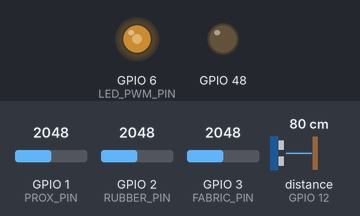
The program below on a simulated ESP32-S3. On the bench: output pins drawn as LEDs (lit = HIGH). Wiring (inferred from the names in the program): ultrasonic range finder: trigger GPIO 11; echo GPIO 12. The test bench sets the inputs (shaded band); at power-on: distance to the obstacle (sensor on GPIO 12) 80 cm, GPIO 2 (RUBBER_PIN) = 2048, GPIO 3 (FABRIC_PIN) = 2048, GPIO 1 (PROX_PIN) = 2048 (analog values on the 0–4095 scale). The echo pulse lasts 58.3 µs per cm; pins used as bus, display or sensor lines are not drawn.

Above: at 1.11 s.
1.8 s: distance to the obstacle (sensor on GPIO 12) set to 2 cm
At 3.0 s:
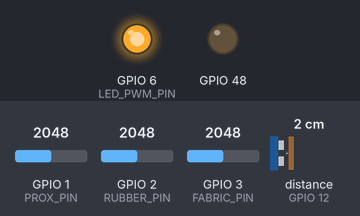
3.3 s: distance to the obstacle (sensor on GPIO 12) set to 120 cm
At 4.87 s:
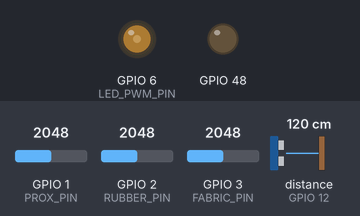
6.3 s: GPIO 2 (RUBBER_PIN) set to 2866
9.3 s: GPIO 3 (FABRIC_PIN) set to 2866
12.3 s: distance to the obstacle (sensor on GPIO 12) set to 4 cm
At 42.9 s:
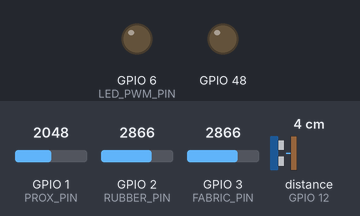
Timing chart, 0 to 43.9 s (numbered marks = the images above; inputs shaded):
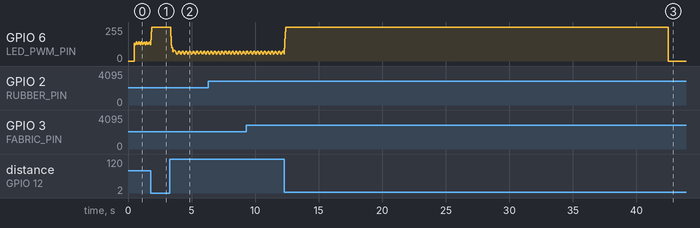

The program:

main.cpp
```cpp
#include <Arduino.h>
#include "esp_system.h"

// Pin assignments (use Arduino aliases to avoid GPIO/strap mistakes)
const int LED_PWM_PIN = A5; // D5 maps to A5 on Feather (GPIO8)
const int PROX_PIN = A0;    // GPIO18
const int RUBBER_PIN = A1;  // GPIO17
const int FABRIC_PIN = A2;  // GPIO16
const bool ENABLE_ADC = true;
const int ULTRASONIC_TRIG_PIN = A10; // D9 maps to A10 (GPIO9)
const int ULTRASONIC_ECHO_PIN = A11; // D10 maps to A11 (GPIO10)
const bool ENABLE_ULTRASONIC = true;

// UART telemetry (Pi GPIO UART)
const bool ENABLE_SERIAL_INIT = true;
const bool TELEMETRY_USB = false;  // USB CDC disabled
const bool TELEMETRY_UART = true;  // Hardware UART routed to TX/RX pins
const bool UART_ECHO_TEST = false;
// Prefer board-defined TX/RX pins when available (matches silkscreen)
#if defined(TX) && defined(RX)
const int UART_TX_PIN = TX; // Feather TX pin (GPIO39)
const int UART_RX_PIN = RX; // Feather RX pin (GPIO38)
#else
const int UART_TX_PIN = 39;
const int UART_RX_PIN = 38;
#endif
const int UART_BAUD = 115200;
HardwareSerial TelemetrySerial(1);

// Safe-mode debug: minimal peripherals, steady heartbeat
const bool SAFE_MODE = false;
const unsigned long SAFE_INTERVAL_MS = 500;
unsigned long lastSafe = 0;
bool safeLed = false;
const unsigned long HEARTBEAT_MS = 1000;
unsigned long lastHeartbeat = 0;

// PWM configuration
const bool ENABLE_LED_PWM = true;
const int LEDC_CHANNEL = 0;
const int LEDC_FREQ_HZ = 5000;
const int LEDC_RES_BITS = 12; // 0-4095

// ADC / voltage divider configuration
const int ADC_MAX = 4095;
const float VREF = 3.3f;
const float SERIES_RESISTOR_OHMS = 10000.0f;

// Ultrasonic timing
const unsigned long ULTRASONIC_TIMEOUT_US = 25000; // ~4m max range

// Ultrasonic -> LED mapping
const float ULTRASONIC_CLOSE_CM = 30.0f;     // closer than this = full brightness
const float ULTRASONIC_FAR_CM = 180.0f;      // farther than this = dim flicker
const float ULTRASONIC_DIM_NORM = 0.02f;     // baseline dim level (very dim)
const float ULTRASONIC_FLICKER_MIN = 0.01f;  // flicker low (barely visible)
const float ULTRASONIC_FLICKER_MAX = 0.04f;  // flicker high (still dim)
const unsigned long ULTRASONIC_FLICKER_MS = 300;  // slower flicker when idle
const float ULTRASONIC_EMA_ALPHA = 0.2f;     // smoothing for LED control

// Idle timeout when close
const unsigned long CLOSE_IDLE_TIMEOUT_MS = 30000;  // 30 seconds
const float MOVEMENT_THRESHOLD_CM = 3.0f;    // movement threshold to wake up

// Proximity sensor calibration (adjust for your sensor)
const int PROX_MIN = 400;       // value when far
const int PROX_MAX = 3000;      // value when close
const bool PROX_INVERT = false; // set true if close reads lower

// Smoothing - balanced: filters noise while maintaining responsiveness
const float EMA_ALPHA = 0.45f; // lower = more smoothing, higher = more responsive

// Timing
const unsigned long UPDATE_MS = 20;  // Faster sensor reading
const unsigned long SERIAL_INTERVAL_MS = 50;  // Faster data transmission

float proxFiltered = 0.0f;
float rubberFiltered = 0.0f;
float fabricFiltered = 0.0f;
float ultrasonicFiltered = -1.0f;

// Median filter for rubber (rejects ADC spikes) - small window for fast response
const int MEDIAN_SIZE = 3;
float rubberHistory[MEDIAN_SIZE] = {0};
int rubberHistoryIdx = 0;

float getMedian(float* arr, int size) {
  float sorted[MEDIAN_SIZE];
  for (int i = 0; i < size; i++) sorted[i] = arr[i];
  // Simple bubble sort for small array
  for (int i = 0; i < size - 1; i++) {
    for (int j = 0; j < size - i - 1; j++) {
      if (sorted[j] > sorted[j + 1]) {
        float tmp = sorted[j];
        sorted[j] = sorted[j + 1];
        sorted[j + 1] = tmp;
      }
    }
  }
  return sorted[size / 2];
}
float ultrasonicPrev = -1.0f;     // previous reading for movement detection
unsigned long closeStartMs = 0;   // when object first got close
bool isCloseIdle = false;         // true if close for > 30s without movement
unsigned long lastMovementMs = 0; // last time movement was detected
unsigned long lastUpdate = 0;
unsigned long lastSerial = 0;

static float clamp01(float v) {
  if (v < 0.0f)
    return 0.0f;
  if (v > 1.0f)
    return 1.0f;
  return v;
}

static float adcToVoltage(int adc) {
  return (float(adc) / float(ADC_MAX)) * VREF;
}

static float adcToResistance(int adc) {
  if (adc <= 0 || adc >= ADC_MAX) {
    return NAN;
  }
  return SERIES_RESISTOR_OHMS * (float(adc) / float(ADC_MAX - adc));
}

// Flicker with adjustable intensity (0=idle dim, 1=bright flicker)
static float flickerLevel(unsigned long nowMs, float intensity, unsigned long periodMs) {
  const float phase = (nowMs % periodMs) / float(periodMs);
  const float wave = 0.5f * (1.0f + sinf(6.283185f * phase));

  // Idle (intensity=0): very dim flicker between 0.01 and 0.04
  // Active (intensity=1): brighter flicker between 0.15 and 0.5
  const float minLow = ULTRASONIC_FLICKER_MIN;   // 0.01
  const float maxLow = ULTRASONIC_FLICKER_MAX;   // 0.04
  const float minHigh = 0.15f;
  const float maxHigh = 0.50f;

  const float flickMin = minLow + intensity * (minHigh - minLow);
  const float flickMax = maxLow + intensity * (maxHigh - maxLow);

  return flickMin + (flickMax - flickMin) * wave;
}

void setup() {
  if (ENABLE_SERIAL_INIT && TELEMETRY_USB) {
    Serial.begin(115200);
  }
  if (ENABLE_SERIAL_INIT && TELEMETRY_UART) {
    TelemetrySerial.begin(UART_BAUD, SERIAL_8N1, UART_RX_PIN, UART_TX_PIN);
  }
  delay(500);
  if (ENABLE_SERIAL_INIT && TELEMETRY_USB) {
    Serial.printf("{\"reset_reason\":%d}\n", (int)esp_reset_reason());
  }
  if (ENABLE_SERIAL_INIT && TELEMETRY_UART) {
    TelemetrySerial.printf("{\"reset_reason\":%d}\n", (int)esp_reset_reason());
  }

  pinMode(LED_BUILTIN, OUTPUT);

  // PWM setup
  if (ENABLE_LED_PWM) {
    ledcSetup(LEDC_CHANNEL, LEDC_FREQ_HZ, LEDC_RES_BITS);
    ledcAttachPin(LED_PWM_PIN, LEDC_CHANNEL);
  }

  // ADC setup
  if (ENABLE_ADC) {
    analogReadResolution(12);
    analogSetPinAttenuation(PROX_PIN, ADC_11db);
    analogSetPinAttenuation(RUBBER_PIN, ADC_11db);
    analogSetPinAttenuation(FABRIC_PIN, ADC_11db);
  }

  // Ultrasonic pins
  if (ENABLE_ULTRASONIC) {
    pinMode(ULTRASONIC_TRIG_PIN, OUTPUT);
    pinMode(ULTRASONIC_ECHO_PIN, INPUT);
    digitalWrite(ULTRASONIC_TRIG_PIN, LOW);
  }

  // Initialize filter with first read
  if (ENABLE_ADC) {
    proxFiltered = analogRead(PROX_PIN);
  }

}

void loop() {
  const unsigned long now = millis();
  if (UART_ECHO_TEST) {
    if (TelemetrySerial.available() > 0) {
      while (TelemetrySerial.available() > 0) {
        int ch = TelemetrySerial.read();
        TelemetrySerial.write(ch);
      }
      safeLed = !safeLed;
      digitalWrite(LED_BUILTIN, safeLed ? HIGH : LOW);
    }
    if (now - lastHeartbeat >= HEARTBEAT_MS) {
      lastHeartbeat = now;
      TelemetrySerial.println("{\"uart\":\"alive\"}");
    }
    return;
  }
  if (SAFE_MODE) {
    if (now - lastSafe >= SAFE_INTERVAL_MS) {
      lastSafe = now;
      safeLed = !safeLed;
      digitalWrite(LED_BUILTIN, safeLed ? HIGH : LOW);

      String payload = "{";
      payload += "\"ts_ms\":" + String(now) + ",";
      payload += "\"mode\":\"safe\"";
      payload += "}";

      if (ENABLE_SERIAL_INIT && TELEMETRY_USB) {
        Serial.println(payload);
      }
      if (ENABLE_SERIAL_INIT && TELEMETRY_UART) {
        TelemetrySerial.println(payload);
      }
    }
    return;
  }
  if (now - lastUpdate < UPDATE_MS) {
    delay(2);
    return;
  }
  lastUpdate = now;

  int proxRaw = 0;
  int rubberRaw = 0;
  int fabricRaw = 0;
  if (ENABLE_ADC) {
    proxRaw = analogRead(PROX_PIN);
    rubberRaw = analogRead(RUBBER_PIN);
    fabricRaw = analogRead(FABRIC_PIN);
  }

  // Ultrasonic read (HC-SR04 style)
  unsigned long echoUs = 0;
  if (ENABLE_ULTRASONIC) {
    digitalWrite(ULTRASONIC_TRIG_PIN, LOW);
    delayMicroseconds(2);
    digitalWrite(ULTRASONIC_TRIG_PIN, HIGH);
    delayMicroseconds(10);
    digitalWrite(ULTRASONIC_TRIG_PIN, LOW);

    echoUs = pulseIn(ULTRASONIC_ECHO_PIN, HIGH, ULTRASONIC_TIMEOUT_US);
  }
  float ultrasonicCm = -1.0f;
  if (echoUs > 0) {
    ultrasonicCm = echoUs / 58.0f; // round-trip time to cm
  }

  if (ENABLE_ADC) {
    proxFiltered = (EMA_ALPHA * proxRaw) + ((1.0f - EMA_ALPHA) * proxFiltered);

    // Apply median + EMA filter to rubber sensor (reject ADC spikes)
    rubberHistory[rubberHistoryIdx] = (float)rubberRaw;
    rubberHistoryIdx = (rubberHistoryIdx + 1) % MEDIAN_SIZE;
    float rubberMedian = getMedian(rubberHistory, MEDIAN_SIZE);
    rubberFiltered = (EMA_ALPHA * rubberMedian) + ((1.0f - EMA_ALPHA) * rubberFiltered);

    // Apply EMA to fabric sensor
    fabricFiltered = (EMA_ALPHA * fabricRaw) + ((1.0f - EMA_ALPHA) * fabricFiltered);
  }

  float proxNorm = 0.0f;
  if (ENABLE_ADC && PROX_MAX != PROX_MIN) {
    proxNorm = (proxFiltered - PROX_MIN) / float(PROX_MAX - PROX_MIN);
  }
  if (ENABLE_ADC && PROX_INVERT) {
    proxNorm = 1.0f - proxNorm;
  }
  if (ENABLE_ADC) {
    proxNorm = clamp01(proxNorm);
  }

  if (ENABLE_ULTRASONIC && ultrasonicCm > 0.0f) {
    if (ultrasonicFiltered < 0.0f) {
      ultrasonicFiltered = ultrasonicCm;
    } else {
      ultrasonicFiltered =
          (ULTRASONIC_EMA_ALPHA * ultrasonicCm) +
          ((1.0f - ULTRASONIC_EMA_ALPHA) * ultrasonicFiltered);
    }
  }

  float ledNorm = 0.0f;
  const char *ledMode = "off";
  // Detect movement (significant change in distance)
  bool isMoving = false;
  if (ultrasonicPrev > 0.0f && ultrasonicFiltered > 0.0f) {
    float delta = fabsf(ultrasonicFiltered - ultrasonicPrev);
    if (delta > MOVEMENT_THRESHOLD_CM) {
      isMoving = true;
      lastMovementMs = now;
    }
  }
  ultrasonicPrev = ultrasonicFiltered;

  // Track close/idle state
  bool isClose = (ultrasonicFiltered > 0.0f && ultrasonicFiltered <= ULTRASONIC_CLOSE_CM);

  if (isClose) {
    if (closeStartMs == 0) {
      // Just got close
      closeStartMs = now;
      isCloseIdle = false;
    } else if (!isCloseIdle && (now - closeStartMs > CLOSE_IDLE_TIMEOUT_MS)) {
      // Been close for > 30 seconds without significant movement
      if (now - lastMovementMs > CLOSE_IDLE_TIMEOUT_MS) {
        isCloseIdle = true;
      }
    }
    // Wake up if movement detected while idle
    if (isCloseIdle && isMoving) {
      isCloseIdle = false;
      closeStartMs = now;
    }
  } else {
    // Not close - reset idle tracking
    closeStartMs = 0;
    isCloseIdle = false;
  }

  // LED behavior based on distance and idle state
  if (ENABLE_ULTRASONIC && ultrasonicFiltered > 0.0f) {
    if (isCloseIdle) {
      // Close but idle for 30+ seconds: LED OFF completely
      ledNorm = 0.0f;
      ledMode = "idle_off";
    } else if (ultrasonicFiltered <= ULTRASONIC_CLOSE_CM) {
      // Close and active: full brightness, no flicker
      ledNorm = 1.0f;
      ledMode = "bright";
    } else {
      // In between: brightness and flicker intensity scale with distance
      const float span = ULTRASONIC_FAR_CM - ULTRASONIC_CLOSE_CM;
      float t = (ultrasonicFiltered - ULTRASONIC_CLOSE_CM) / span;
      t = clamp01(t);

      // t=0 means close (bright, fast flicker), t=1 means far (dim, slow flicker)
      // Flicker period: faster when closer (100ms), slower when far (400ms)
      unsigned long flickerPeriod = (unsigned long)(100 + t * 300);

      // Intensity: 1.0 when close, 0.0 when far
      float intensity = 1.0f - t;

      // Base brightness also scales: 1.0 when close, 0.02 when far
      float baseBrightness = (1.0f - t) * 1.0f + t * ULTRASONIC_DIM_NORM;

      // Blend between base brightness and flicker based on distance
      // Close: mostly base brightness, Far: mostly flicker
      float flicker = flickerLevel(now, intensity, flickerPeriod);
      ledNorm = (1.0f - t) * baseBrightness + t * flicker;

      ledMode = "approach";
    }
  } else {
    // No valid reading: very dim flicker
    ledNorm = flickerLevel(now, 0.0f, 300);
    ledMode = "no_signal";
  }

  const uint32_t maxDuty = (1U << LEDC_RES_BITS) - 1;
  const uint32_t duty = uint32_t(ledNorm * maxDuty);
  if (ENABLE_LED_PWM) {
    ledcWrite(LEDC_CHANNEL, duty);
  }

  if (now - lastSerial >= SERIAL_INTERVAL_MS) {
    lastSerial = now;
    // Use filtered values for voltage (reduces ADC noise spikes)
    const float rubberV = adcToVoltage((int)rubberFiltered);
    const float fabricV = adcToVoltage((int)fabricFiltered);
    const float rubberOhms = adcToResistance((int)rubberFiltered);
    const float fabricOhms = adcToResistance((int)fabricFiltered);

    String payload = "{";
    payload += "\"ts_ms\":" + String(now) + ",";
    payload += "\"rubber_adc\":" + String(rubberRaw) + ",";
    payload += "\"rubber_v\":" + String(rubberV, 3) + ",";
    payload += "\"rubber_ohms\":" + String(rubberOhms, 1) + ",";
    payload += "\"fabric_adc\":" + String(fabricRaw) + ",";
    payload += "\"fabric_v\":" + String(fabricV, 3) + ",";
    payload += "\"fabric_ohms\":" + String(fabricOhms, 1) + ",";
    payload += "\"ultrasonic_us\":" + String(echoUs) + ",";
    payload += "\"ultrasonic_cm\":" + String(ultrasonicCm, 1) + ",";
    payload += "\"led_duty\":" + String(duty) + ",";
    payload += "\"led_pwm_norm\":" + String(ledNorm, 3) + ",";
    payload += "\"led_mode\":\"" + String(ledMode) + "\",";
    payload += "\"prox_raw\":" + String(proxRaw) + ",";
    payload += "\"prox_norm\":" + String(proxNorm, 3);
    payload += "}";

    if (ENABLE_SERIAL_INIT && TELEMETRY_USB) {
      Serial.println(payload);
    }
    if (ENABLE_SERIAL_INIT && TELEMETRY_UART) {
      TelemetrySerial.println(payload);
    }
  }

  if (!ENABLE_SERIAL_INIT && now - lastHeartbeat >= HEARTBEAT_MS) {
    lastHeartbeat = now;
    safeLed = !safeLed;
    digitalWrite(LED_BUILTIN, safeLed ? HIGH : LOW);
  }
}
```
